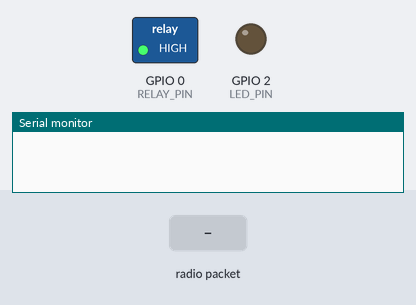
Bench run of a sketch on a simulated ESP8266 (NodeMCU). Shown: switched loads named in the sketch (green lamp = pin HIGH), output pins drawn as LEDs (lit = HIGH), the last lines printed to the serial monitor. The inputs (shaded band) are chosen by the test bench.

Above: at 1.2 s.
1.3 s: radio packet "G1_ON" arrives
At 2.4 s:
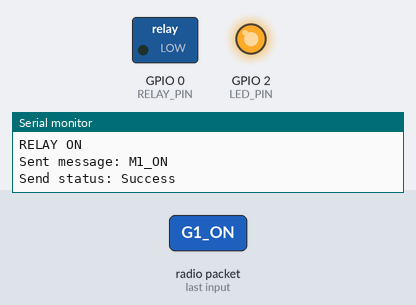
2.8 s: radio packet "G1_OFF" arrives
At 3.5 s:
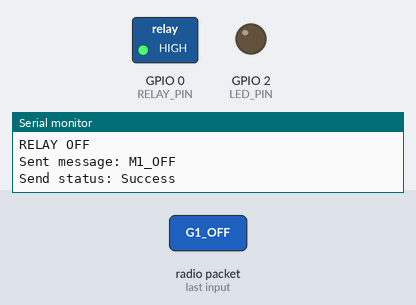
Timing chart, 0 to 5.8 s (numbered marks = the images above; inputs shaded):
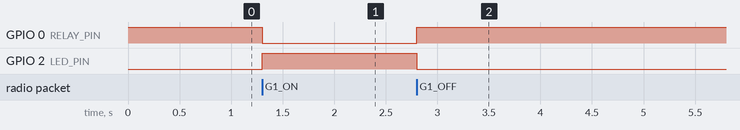

Measured:
- after the input at 1.3 s, GPIO 0 (RELAY_PIN): HIGH → LOW at once; GPIO 2 (LED_PIN): LOW → HIGH at once
- after the input at 2.8 s, GPIO 0 (RELAY_PIN): LOW → HIGH at once; GPIO 2 (LED_PIN): HIGH → LOW at once

The sketch:

espnow_slaves_esp01_relay.ino
```cpp
#include <ESP8266WiFi.h>
#include <espnow.h>

#define RELAY_PIN 0  // ขา Relay (ESP-01 ใช้ GPIO0)
#define LED_PIN 2    // ขา LED (ESP-01 ใช้ GPIO2)

unsigned char status_RELAY = 0;
char receivedData[10];
uint8_t masterMAC[] = {0x2C, 0x3A, 0xE8, 0x25, 0xDB, 0x4C};  // MAC Address ของ Master

void setup() {
  Serial.begin(115200);
  pinMode(RELAY_PIN, OUTPUT);
  pinMode(LED_PIN, OUTPUT);

  digitalWrite(RELAY_PIN, HIGH);  // ปิด Relay (Active LOW)
  digitalWrite(LED_PIN, LOW);    // ปิด LED

  WiFi.mode(WIFI_STA);
  WiFi.disconnect();

  if (esp_now_init() != 0) {
    Serial.println("Error initializing ESP-NOW");
    return;
  }

  esp_now_set_self_role(ESP_NOW_ROLE_SLAVE);
  esp_now_register_recv_cb(OnDataRecv);
  esp_now_register_send_cb(OnDataSent);
  esp_now_add_peer(masterMAC, ESP_NOW_ROLE_SLAVE, 1, NULL, 0);
}

// ฟังก์ชันส่งข้อมูลกลับไปยัง Master
void sendData(const char *message) {
  if (esp_now_send(masterMAC, (uint8_t *)message, strlen(message)) == 0) {
    Serial.print("Sent message: ");
    Serial.println(message);
  } else {
    Serial.println("Error sending data");
  }
}

// ฟังก์ชัน Callback เมื่อส่งข้อมูลสำเร็จ/ล้มเหลว
void OnDataSent(uint8_t *mac, uint8_t status) {
  Serial.print("Send status: ");
  Serial.println(status == 0 ? "Success" : "Failed");
}

// ฟังก์ชัน Callback เมื่อได้รับข้อมูล
void OnDataRecv(uint8_t *mac, uint8_t *incomingData, uint8_t len) {
  if (len >= sizeof(receivedData)) {  // ป้องกัน Buffer Overflow
    Serial.println("Received data");
    return;
  }

  memcpy(receivedData, incomingData, len);
  receivedData[len] = '\0'; // เพิ่ม Null Terminator

  Serial.print("Command received: ");
  Serial.println(receivedData);

  if (strcmp(receivedData, "G1_ON") == 0) {
    digitalWrite(RELAY_PIN, LOW);  // เปิด Relay
    digitalWrite(LED_PIN, HIGH);    // เปิด LED
    status_RELAY = 1;
    Serial.println("RELAY ON");
    sendData("M1_ON");
  }
  else if (strcmp(receivedData, "G1_OFF") == 0) {
    digitalWrite(RELAY_PIN, HIGH); // ปิด Relay
    digitalWrite(LED_PIN, LOW);   // ปิด LED
    status_RELAY = 0;
    Serial.println("RELAY OFF");
    sendData("M1_OFF");
  }
  else {
    Serial.println("Unknown command");
  }
}

void loop() {
}
```
